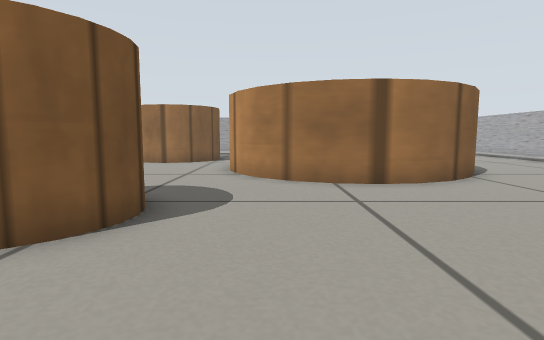
View 1 (above)

18 first-person views from a walk through a robot-simulator world made for Gazebo. The camera is 0.28 m above the floor, tilts 6° down and sees 80° across. The floor is counted in squares, 0.25 m on a side. Each view is taken from the middle of a square. On the plan, view 1 faces up. The plan holds only what a view shows up to about 13 squares ahead; the rest is blank. Gazebo's built-in surfaces are drawn with simple patterns.

View 2
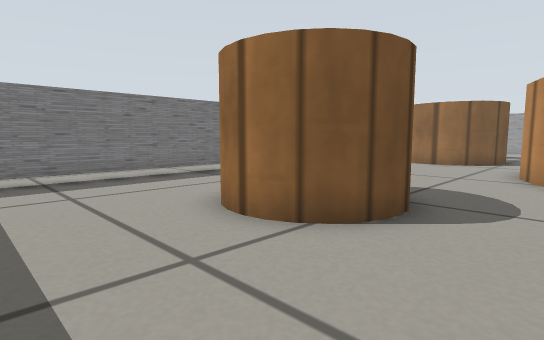

View 3
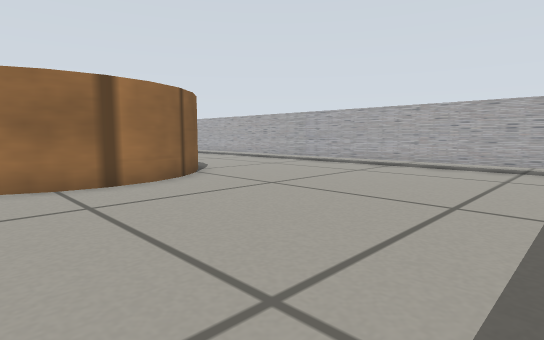

View 4
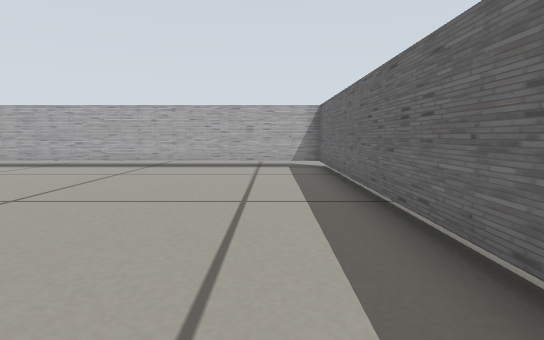

View 5
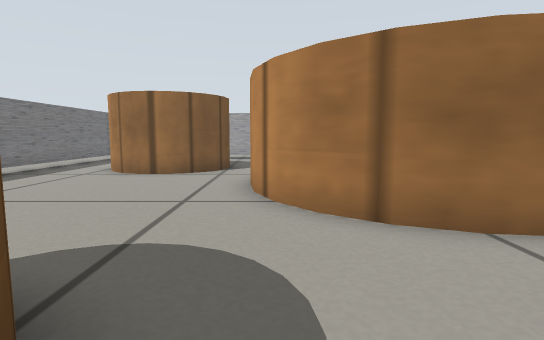

View 6
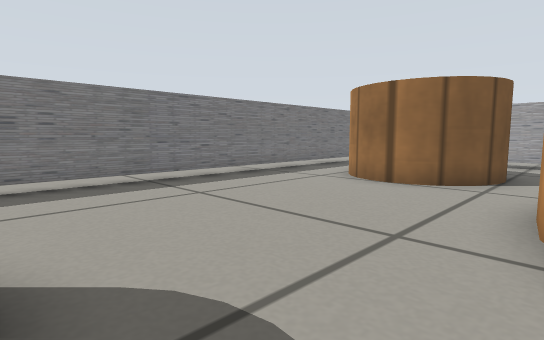

View 7
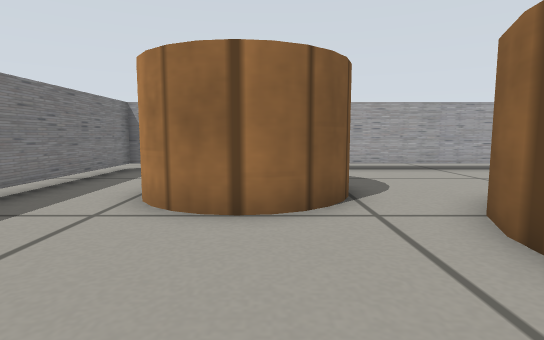

View 8
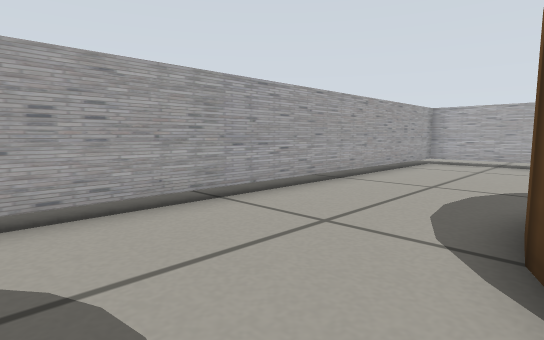

View 9
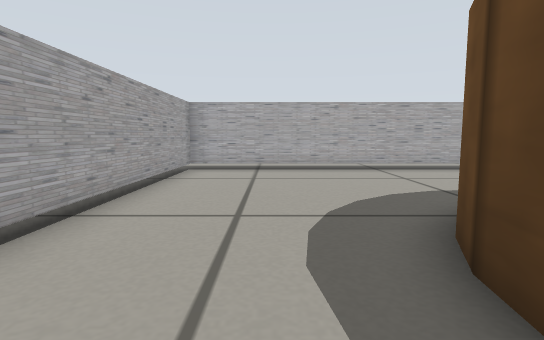

View 10
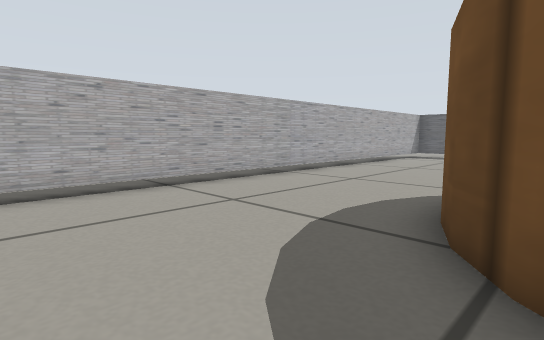

View 11
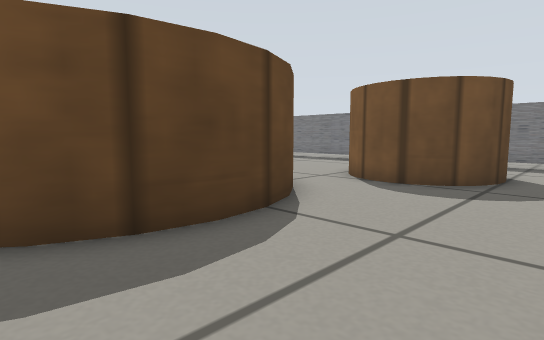

View 12
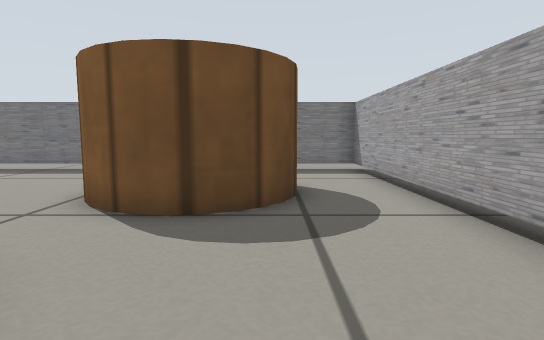

View 13
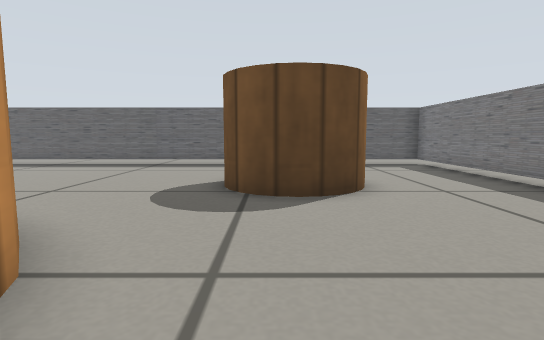

View 14
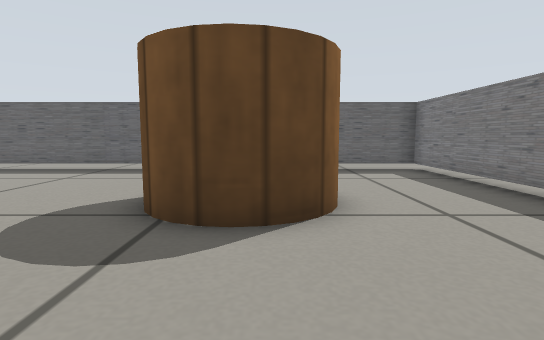

View 15
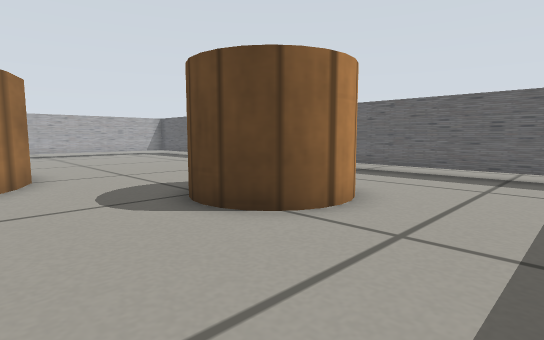

View 16
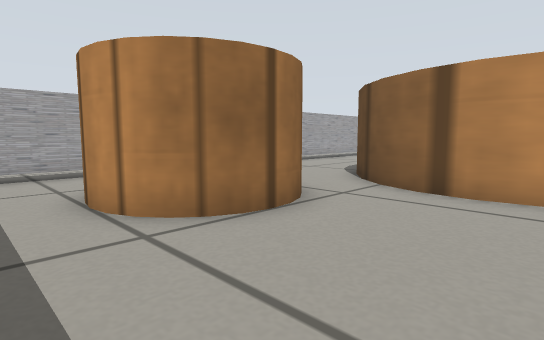

View 17
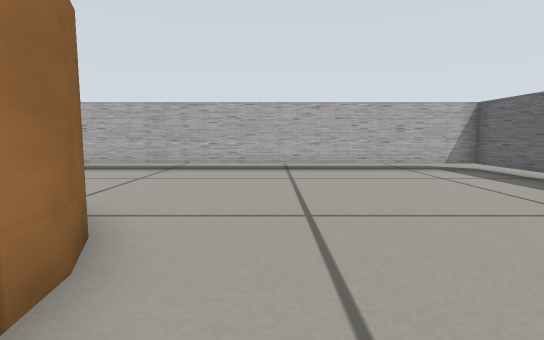

View 18
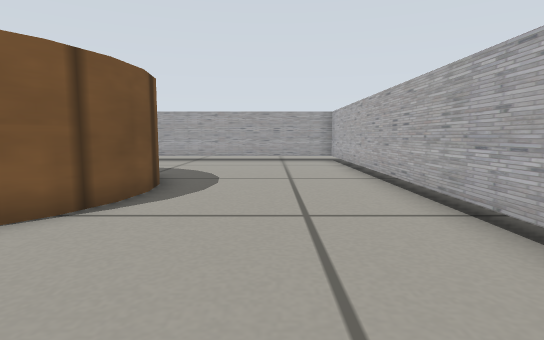

### Floor plan
Key: @ floor where view 1 was taken; # wall or solid block; . floor; C wooden cylinder.
Columns run from 9 left of view 1 to 12 right of it. Each row starts with its distance up from view 1.
 20 ######################
 19 #....................#
 18 #....................#
 17 #.. CCC..............#
 16 #..C  C..............#
 15 #..C  C..CCCCCC......#
 14 #..CCCC.CC    CC.....#
 13 #.......C      C.....#
 12 #.......C      C.....#
 11 #.......C      C.....#
 10 #.......C      C.....#
  9 #.......CC    CC.....#
  8 #........CCCCCC......#
  7 #....................#
  6 #....CC..............#
  5 #...C  C.............#
  4 #...C  C.............#
  3 #....CC..............#
  2 #....................#
  1 #....................#
  0 #........@...........#
 -1 ######################

Where each view was taken, in squares from view 1:
view 1: 0 up, 0 right, facing up
view 2: 0 up, 0 right, facing up-left
view 3: 0 up, 0 right, facing up-right
view 4: 1 up, 0 right, facing right
view 5: 4 up, 1 left, facing up
view 6: 6 up, 1 left, facing up-left
view 7: 9 up, 4 left, facing up
view 8: 15 up, 2 left, facing up-right
view 9: 17 up, 1 right, facing right
view 10: 17 up, 5 right, facing down-right
view 11: 19 up, 5 right, facing down-left
view 12: 17 up, 2 right, facing left
view 13: 12 up, 3 left, facing down
view 14: 10 up, 4 left, facing down
view 15: 9 up, 8 left, facing down-right
view 16: 10 up, 8 left, facing up-right
view 17: 6 up, 1 right, facing right
view 18: 5 up, 9 right, facing up
